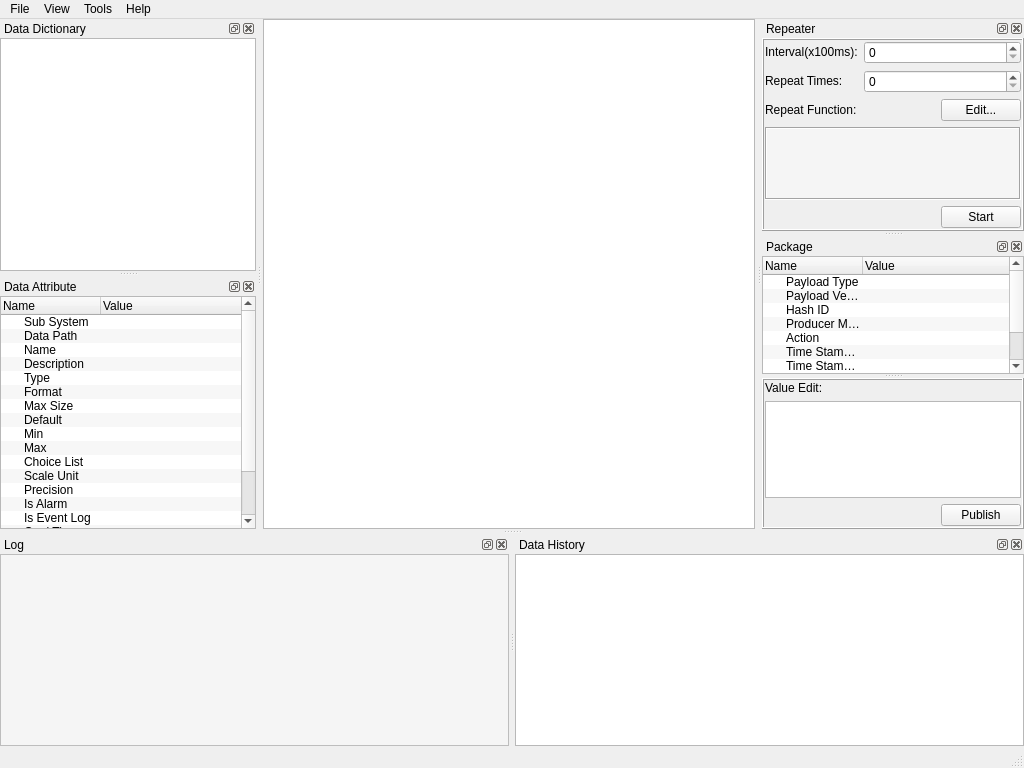
<?xml version="1.0" encoding="UTF-8"?>
<ui version="4.0">
 <class>MainWindow</class>
 <widget class="QMainWindow" name="MainWindow">
  <property name="geometry">
   <rect>
    <x>0</x>
    <y>0</y>
    <width>1024</width>
    <height>768</height>
   </rect>
  </property>
  <property name="windowTitle">
   <string>Simulator</string>
  </property>
  <property name="windowIcon">
   <iconset resource="UiResource.qrc">
    <normaloff>:/ico/ico/MainWindowIcon.ico</normaloff>:/ico/ico/MainWindowIcon.ico</iconset>
  </property>
  <property name="dockOptions">
   <set>QMainWindow::AllowTabbedDocks|QMainWindow::AnimatedDocks</set>
  </property>
  <widget class="QWidget" name="centralwidget">
   <layout class="QGridLayout" name="gridLayout_3">
    <property name="leftMargin">
     <number>1</number>
    </property>
    <property name="topMargin">
     <number>0</number>
    </property>
    <property name="rightMargin">
     <number>1</number>
    </property>
    <property name="bottomMargin">
     <number>0</number>
    </property>
    <item row="0" column="0">
     <widget class="QTableView" name="data_monitor_table_view">
      <property name="font">
       <font>
        <family>Consolas</family>
        <pointsize>9</pointsize>
       </font>
      </property>
      <property name="styleSheet">
       <string notr="true">alternate-background-color: rgb(249, 255, 247);
gridline-color: rgb(85, 170, 127);</string>
      </property>
      <property name="editTriggers">
       <set>QAbstractItemView::NoEditTriggers</set>
      </property>
      <property name="alternatingRowColors">
       <bool>true</bool>
      </property>
      <property name="selectionMode">
       <enum>QAbstractItemView::SingleSelection</enum>
      </property>
      <property name="selectionBehavior">
       <enum>QAbstractItemView::SelectRows</enum>
      </property>
      <property name="gridStyle">
       <enum>Qt::SolidLine</enum>
      </property>
      <attribute name="horizontalHeaderStretchLastSection">
       <bool>true</bool>
      </attribute>
     </widget>
    </item>
   </layout>
  </widget>
  <widget class="QMenuBar" name="menubar">
   <property name="geometry">
    <rect>
     <x>0</x>
     <y>0</y>
     <width>1024</width>
     <height>21</height>
    </rect>
   </property>
   <widget class="QMenu" name="menuFile">
    <property name="title">
     <string>File</string>
    </property>
    <addaction name="actionImport"/>
    <addaction name="separator"/>
    <addaction name="actionSettings"/>
    <addaction name="separator"/>
    <addaction name="actionExit"/>
   </widget>
   <widget class="QMenu" name="menuView">
    <property name="title">
     <string>View</string>
    </property>
   </widget>
   <widget class="QMenu" name="menuHelp">
    <property name="title">
     <string>Help</string>
    </property>
    <addaction name="actionAbout"/>
   </widget>
   <widget class="QMenu" name="menuTools">
    <property name="title">
     <string>Tools</string>
    </property>
    <addaction name="actionMQTT_Connect"/>
   </widget>
   <addaction name="menuFile"/>
   <addaction name="menuView"/>
   <addaction name="menuTools"/>
   <addaction name="menuHelp"/>
  </widget>
  <widget class="QStatusBar" name="statusbar"/>
  <widget class="QDockWidget" name="data_dictionary_dock_widget">
   <property name="features">
    <set>QDockWidget::AllDockWidgetFeatures</set>
   </property>
   <property name="windowTitle">
    <string>Data Dictionary</string>
   </property>
   <attribute name="dockWidgetArea">
    <number>1</number>
   </attribute>
   <widget class="QWidget" name="dockWidgetContents">
    <layout class="QGridLayout" name="gridLayout">
     <property name="leftMargin">
      <number>0</number>
     </property>
     <property name="topMargin">
      <number>0</number>
     </property>
     <property name="rightMargin">
      <number>0</number>
     </property>
     <property name="bottomMargin">
      <number>0</number>
     </property>
     <item row="0" column="0">
      <widget class="QTreeView" name="data_dictionary_tree_view">
       <property name="editTriggers">
        <set>QAbstractItemView::NoEditTriggers</set>
       </property>
       <property name="alternatingRowColors">
        <bool>true</bool>
       </property>
       <property name="sortingEnabled">
        <bool>true</bool>
       </property>
       <attribute name="headerVisible">
        <bool>false</bool>
       </attribute>
      </widget>
     </item>
    </layout>
   </widget>
  </widget>
  <widget class="QDockWidget" name="log_dock_widget">
   <property name="features">
    <set>QDockWidget::AllDockWidgetFeatures</set>
   </property>
   <property name="windowTitle">
    <string>Log</string>
   </property>
   <attribute name="dockWidgetArea">
    <number>8</number>
   </attribute>
   <widget class="QWidget" name="dockWidgetContents_2">
    <layout class="QGridLayout" name="gridLayout_2">
     <property name="leftMargin">
      <number>0</number>
     </property>
     <property name="topMargin">
      <number>0</number>
     </property>
     <property name="rightMargin">
      <number>0</number>
     </property>
     <property name="bottomMargin">
      <number>0</number>
     </property>
     <item row="1" column="0">
      <widget class="QPlainTextEdit" name="log_plain_text_edit">
       <property name="font">
        <font>
         <family>Consolas</family>
         <pointsize>8</pointsize>
        </font>
       </property>
       <property name="styleSheet">
        <string notr="true">background-color: rgb(245, 245, 245);</string>
       </property>
       <property name="frameShape">
        <enum>QFrame::StyledPanel</enum>
       </property>
       <property name="readOnly">
        <bool>true</bool>
       </property>
      </widget>
     </item>
    </layout>
   </widget>
  </widget>
  <widget class="QDockWidget" name="data_attribute_dock_widget">
   <property name="features">
    <set>QDockWidget::AllDockWidgetFeatures</set>
   </property>
   <property name="windowTitle">
    <string>Data Attribute</string>
   </property>
   <attribute name="dockWidgetArea">
    <number>1</number>
   </attribute>
   <widget class="QWidget" name="dockWidgetContents_3">
    <layout class="QGridLayout" name="gridLayout_4">
     <property name="leftMargin">
      <number>0</number>
     </property>
     <property name="topMargin">
      <number>0</number>
     </property>
     <property name="rightMargin">
      <number>0</number>
     </property>
     <property name="bottomMargin">
      <number>0</number>
     </property>
     <item row="0" column="0">
      <widget class="QTreeWidget" name="data_attribute_tree_widget">
       <property name="editTriggers">
        <set>QAbstractItemView::NoEditTriggers</set>
       </property>
       <property name="alternatingRowColors">
        <bool>true</bool>
       </property>
       <column>
        <property name="text">
         <string>Name</string>
        </property>
       </column>
       <column>
        <property name="text">
         <string>Value</string>
        </property>
       </column>
       <item>
        <property name="text">
         <string>Sub System</string>
        </property>
       </item>
       <item>
        <property name="text">
         <string>Data Path</string>
        </property>
       </item>
       <item>
        <property name="text">
         <string>Name</string>
        </property>
       </item>
       <item>
        <property name="text">
         <string>Description</string>
        </property>
       </item>
       <item>
        <property name="text">
         <string>Type</string>
        </property>
       </item>
       <item>
        <property name="text">
         <string>Format</string>
        </property>
       </item>
       <item>
        <property name="text">
         <string>Max Size</string>
        </property>
       </item>
       <item>
        <property name="text">
         <string>Default</string>
        </property>
       </item>
       <item>
        <property name="text">
         <string>Min</string>
        </property>
       </item>
       <item>
        <property name="text">
         <string>Max</string>
        </property>
       </item>
       <item>
        <property name="text">
         <string>Choice List</string>
        </property>
       </item>
       <item>
        <property name="text">
         <string>Scale Unit</string>
        </property>
       </item>
       <item>
        <property name="text">
         <string>Precision</string>
        </property>
       </item>
       <item>
        <property name="text">
         <string>Is Alarm</string>
        </property>
       </item>
       <item>
        <property name="text">
         <string>Is Event Log</string>
        </property>
       </item>
       <item>
        <property name="text">
         <string>Cmd Time Out</string>
        </property>
        <property name="text">
         <string/>
        </property>
       </item>
       <item>
        <property name="text">
         <string>Producer</string>
        </property>
       </item>
       <item>
        <property name="text">
         <string>Consumer</string>
        </property>
        <property name="text">
         <string/>
        </property>
       </item>
       <item>
        <property name="text">
         <string>Hash ID</string>
        </property>
       </item>
      </widget>
     </item>
    </layout>
   </widget>
  </widget>
  <widget class="QDockWidget" name="repeater_dock_widget">
   <property name="features">
    <set>QDockWidget::AllDockWidgetFeatures</set>
   </property>
   <property name="windowTitle">
    <string>Repeater</string>
   </property>
   <attribute name="dockWidgetArea">
    <number>2</number>
   </attribute>
   <widget class="QWidget" name="dockWidgetContents_6">
    <layout class="QGridLayout" name="gridLayout_8">
     <property name="leftMargin">
      <number>0</number>
     </property>
     <property name="topMargin">
      <number>0</number>
     </property>
     <property name="rightMargin">
      <number>0</number>
     </property>
     <property name="bottomMargin">
      <number>0</number>
     </property>
     <item row="0" column="0">
      <widget class="QFrame" name="frame">
       <property name="frameShape">
        <enum>QFrame::Box</enum>
       </property>
       <property name="frameShadow">
        <enum>QFrame::Raised</enum>
       </property>
       <layout class="QGridLayout" name="gridLayout_9">
        <property name="leftMargin">
         <number>1</number>
        </property>
        <property name="topMargin">
         <number>1</number>
        </property>
        <property name="rightMargin">
         <number>1</number>
        </property>
        <property name="bottomMargin">
         <number>1</number>
        </property>
        <item row="3" column="0" colspan="3">
         <widget class="QPlainTextEdit" name="user_function_plain_text_edit">
          <property name="sizePolicy">
           <sizepolicy hsizetype="Expanding" vsizetype="Expanding">
            <horstretch>0</horstretch>
            <verstretch>0</verstretch>
           </sizepolicy>
          </property>
          <property name="font">
           <font>
            <family>Courier New</family>
           </font>
          </property>
          <property name="styleSheet">
           <string notr="true">background-color: rgb(245, 245, 245);</string>
          </property>
          <property name="frameShape">
           <enum>QFrame::Box</enum>
          </property>
          <property name="textInteractionFlags">
           <set>Qt::TextSelectableByKeyboard|Qt::TextSelectableByMouse</set>
          </property>
         </widget>
        </item>
        <item row="1" column="0">
         <widget class="QLabel" name="label_2">
          <property name="sizePolicy">
           <sizepolicy hsizetype="Fixed" vsizetype="Fixed">
            <horstretch>0</horstretch>
            <verstretch>0</verstretch>
           </sizepolicy>
          </property>
          <property name="text">
           <string>Repeat Times:</string>
          </property>
         </widget>
        </item>
        <item row="0" column="0">
         <widget class="QLabel" name="label">
          <property name="sizePolicy">
           <sizepolicy hsizetype="Fixed" vsizetype="Fixed">
            <horstretch>0</horstretch>
            <verstretch>0</verstretch>
           </sizepolicy>
          </property>
          <property name="text">
           <string>Interval(x100ms):</string>
          </property>
         </widget>
        </item>
        <item row="2" column="0">
         <widget class="QLabel" name="label_3">
          <property name="sizePolicy">
           <sizepolicy hsizetype="Fixed" vsizetype="Fixed">
            <horstretch>0</horstretch>
            <verstretch>0</verstretch>
           </sizepolicy>
          </property>
          <property name="text">
           <string>Repeat Function:</string>
          </property>
         </widget>
        </item>
        <item row="4" column="2">
         <widget class="QPushButton" name="repeater_push_button">
          <property name="sizePolicy">
           <sizepolicy hsizetype="Fixed" vsizetype="Fixed">
            <horstretch>0</horstretch>
            <verstretch>0</verstretch>
           </sizepolicy>
          </property>
          <property name="text">
           <string>Start</string>
          </property>
         </widget>
        </item>
        <item row="2" column="2">
         <widget class="QPushButton" name="edit_user_function_push_button">
          <property name="sizePolicy">
           <sizepolicy hsizetype="Fixed" vsizetype="Fixed">
            <horstretch>0</horstretch>
            <verstretch>0</verstretch>
           </sizepolicy>
          </property>
          <property name="text">
           <string>Edit...</string>
          </property>
         </widget>
        </item>
        <item row="4" column="1">
         <spacer name="horizontalSpacer">
          <property name="orientation">
           <enum>Qt::Horizontal</enum>
          </property>
          <property name="sizeHint" stdset="0">
           <size>
            <width>40</width>
            <height>20</height>
           </size>
          </property>
         </spacer>
        </item>
        <item row="1" column="1" colspan="2">
         <widget class="QSpinBox" name="repeate_times_spin_box">
          <property name="sizePolicy">
           <sizepolicy hsizetype="Expanding" vsizetype="Fixed">
            <horstretch>0</horstretch>
            <verstretch>0</verstretch>
           </sizepolicy>
          </property>
         </widget>
        </item>
        <item row="0" column="1" colspan="2">
         <widget class="QSpinBox" name="interval_spin_box">
          <property name="sizePolicy">
           <sizepolicy hsizetype="Expanding" vsizetype="Fixed">
            <horstretch>0</horstretch>
            <verstretch>0</verstretch>
           </sizepolicy>
          </property>
         </widget>
        </item>
       </layout>
      </widget>
     </item>
    </layout>
   </widget>
  </widget>
  <widget class="QDockWidget" name="data_history_dock_widget">
   <property name="features">
    <set>QDockWidget::AllDockWidgetFeatures</set>
   </property>
   <property name="windowTitle">
    <string>Data History</string>
   </property>
   <attribute name="dockWidgetArea">
    <number>8</number>
   </attribute>
   <widget class="QWidget" name="dockWidgetContents_7">
    <layout class="QGridLayout" name="gridLayout_7">
     <property name="leftMargin">
      <number>0</number>
     </property>
     <property name="topMargin">
      <number>0</number>
     </property>
     <property name="rightMargin">
      <number>0</number>
     </property>
     <property name="bottomMargin">
      <number>0</number>
     </property>
     <item row="0" column="0">
      <widget class="QTreeView" name="data_history_tree_view"/>
     </item>
    </layout>
   </widget>
  </widget>
  <widget class="QDockWidget" name="package_dock_widget">
   <property name="features">
    <set>QDockWidget::AllDockWidgetFeatures</set>
   </property>
   <property name="windowTitle">
    <string>Package</string>
   </property>
   <attribute name="dockWidgetArea">
    <number>2</number>
   </attribute>
   <widget class="QWidget" name="dockWidgetContents_8">
    <layout class="QGridLayout" name="gridLayout_6">
     <property name="leftMargin">
      <number>0</number>
     </property>
     <property name="topMargin">
      <number>0</number>
     </property>
     <property name="rightMargin">
      <number>0</number>
     </property>
     <property name="bottomMargin">
      <number>0</number>
     </property>
     <item row="0" column="0">
      <widget class="QSplitter" name="splitter">
       <property name="orientation">
        <enum>Qt::Vertical</enum>
       </property>
       <widget class="QTreeWidget" name="package_tree_widget">
        <property name="alternatingRowColors">
         <bool>true</bool>
        </property>
        <column>
         <property name="text">
          <string>Name</string>
         </property>
        </column>
        <column>
         <property name="text">
          <string>Value</string>
         </property>
        </column>
        <item>
         <property name="text">
          <string>Payload Type</string>
         </property>
         <property name="flags">
          <set>ItemIsSelectable|ItemIsEditable|ItemIsDragEnabled|ItemIsUserCheckable|ItemIsEnabled</set>
         </property>
        </item>
        <item>
         <property name="text">
          <string>Payload Version</string>
         </property>
         <property name="flags">
          <set>ItemIsSelectable|ItemIsEditable|ItemIsDragEnabled|ItemIsUserCheckable|ItemIsEnabled</set>
         </property>
        </item>
        <item>
         <property name="text">
          <string>Hash ID</string>
         </property>
        </item>
        <item>
         <property name="text">
          <string>Producer Mask</string>
         </property>
         <property name="flags">
          <set>ItemIsSelectable|ItemIsEditable|ItemIsDragEnabled|ItemIsUserCheckable|ItemIsEnabled</set>
         </property>
        </item>
        <item>
         <property name="text">
          <string>Action</string>
         </property>
         <property name="flags">
          <set>ItemIsSelectable|ItemIsEditable|ItemIsDragEnabled|ItemIsUserCheckable|ItemIsEnabled</set>
         </property>
        </item>
        <item>
         <property name="text">
          <string>Time Stamp (s)</string>
         </property>
         <property name="flags">
          <set>ItemIsSelectable|ItemIsEditable|ItemIsDragEnabled|ItemIsUserCheckable|ItemIsEnabled</set>
         </property>
        </item>
        <item>
         <property name="text">
          <string>Time Stamp (ms)</string>
         </property>
         <property name="flags">
          <set>ItemIsSelectable|ItemIsEditable|ItemIsDragEnabled|ItemIsUserCheckable|ItemIsEnabled</set>
         </property>
        </item>
        <item>
         <property name="text">
          <string>Device Index</string>
         </property>
        </item>
        <item>
         <property name="text">
          <string>Data Obj Ref Type</string>
         </property>
         <property name="flags">
          <set>ItemIsSelectable|ItemIsEditable|ItemIsDragEnabled|ItemIsUserCheckable|ItemIsEnabled</set>
         </property>
        </item>
        <item>
         <property name="text">
          <string>Data Obj Ref Value</string>
         </property>
         <property name="flags">
          <set>ItemIsSelectable|ItemIsEditable|ItemIsDragEnabled|ItemIsUserCheckable|ItemIsEnabled</set>
         </property>
        </item>
       </widget>
       <widget class="QFrame" name="bottom_frame">
        <property name="frameShape">
         <enum>QFrame::Box</enum>
        </property>
        <property name="frameShadow">
         <enum>QFrame::Raised</enum>
        </property>
        <layout class="QGridLayout" name="gridLayout_5">
         <property name="leftMargin">
          <number>1</number>
         </property>
         <property name="topMargin">
          <number>1</number>
         </property>
         <property name="rightMargin">
          <number>1</number>
         </property>
         <property name="bottomMargin">
          <number>1</number>
         </property>
         <item row="0" column="0">
          <widget class="QLabel" name="label_4">
           <property name="text">
            <string>Value Edit:</string>
           </property>
          </widget>
         </item>
         <item row="2" column="1">
          <widget class="QPushButton" name="publish_push_button">
           <property name="sizePolicy">
            <sizepolicy hsizetype="Fixed" vsizetype="Fixed">
             <horstretch>0</horstretch>
             <verstretch>0</verstretch>
            </sizepolicy>
           </property>
           <property name="text">
            <string>Publish</string>
           </property>
          </widget>
         </item>
         <item row="1" column="0" colspan="2">
          <widget class="QTreeView" name="value_edit_tree_view"/>
         </item>
        </layout>
        <zorder>label_4</zorder>
        <zorder>publish_push_button</zorder>
        <zorder>value_edit_tree_view</zorder>
       </widget>
      </widget>
     </item>
    </layout>
   </widget>
  </widget>
  <action name="actionImport">
   <property name="text">
    <string>Import</string>
   </property>
  </action>
  <action name="actionExit">
   <property name="text">
    <string>Exit</string>
   </property>
  </action>
  <action name="actionAbout">
   <property name="text">
    <string>About...</string>
   </property>
  </action>
  <action name="actionSettings">
   <property name="text">
    <string>Settings...</string>
   </property>
  </action>
  <action name="actionMQTT_Connect">
   <property name="text">
    <string>MQTT Connect</string>
   </property>
  </action>
 </widget>
 <resources>
  <include location="UiResource.qrc"/>
 </resources>
 <connections/>
</ui>
